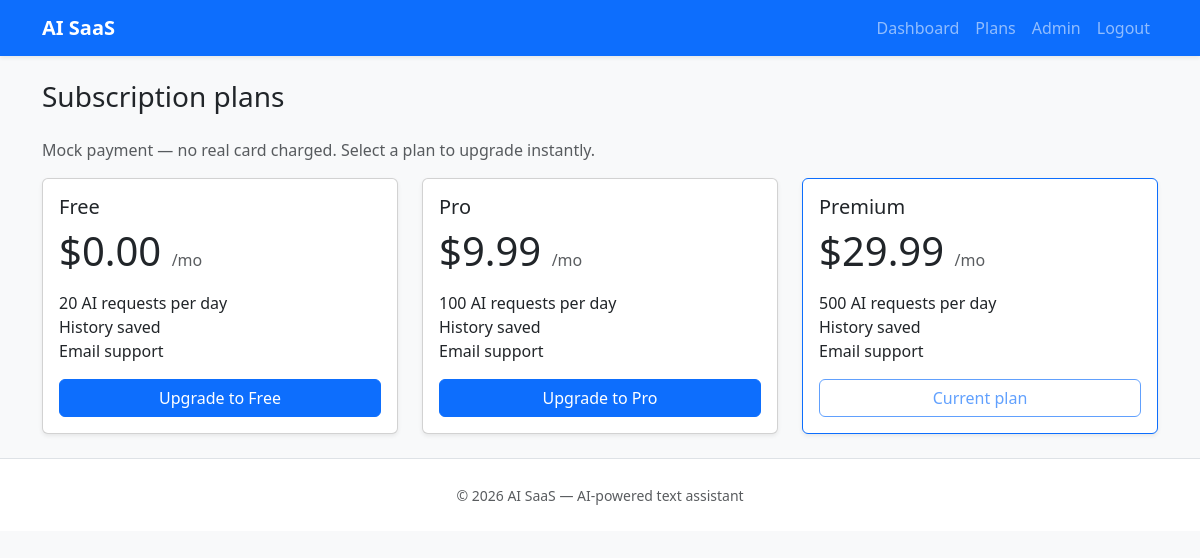
The page /upgrade.php (signed in) on the database its author committed.
### tables this page shows
CREATE TABLE subscriptions (
    id INT UNSIGNED AUTO_INCREMENT PRIMARY KEY,
    name VARCHAR(50) NOT NULL,
    daily_limit INT UNSIGNED NOT NULL COMMENT 'Max AI requests per calendar day',
    price DECIMAL(10, 2) NOT NULL DEFAULT 0.00 COMMENT 'Monthly price (mock billing)'
);

### config/db.php (called while the page is built, shortened)
<?php
function getDb(): PDO
{
    static $pdo = null;
    if ($pdo instanceof PDO) {
        return $pdo;
    }
    $host = env('DB_HOST', '127.0.0.1');
    $name = env('DB_NAME', 'ai_saas');
    $user = env('DB_USER', 'root');
    $pass = env('DB_PASS', '');
    $dsn = "mysql:host=$host;dbname=$name;charset=utf8mb4";
    $pdo = new PDO($dsn, $user, $pass, [
        PDO::ATTR_ERRMODE            => PDO::ERRMODE_EXCEPTION,
        PDO::ATTR_DEFAULT_FETCH_MODE => PDO::FETCH_ASSOC,
        PDO::ATTR_EMULATE_PREPARES   => false,
    ]);
    return $pdo;
}

### includes/auth.php (called while the page is built, shortened)
<?php
require_once dirname(__DIR__) . '/config/db.php';
function currentUser(): ?array
{
    static $user = null;
    if ($user !== null) {
        return $user;
    }
    $stmt = getDb()->prepare(
        'SELECT u.id, u.name, u.email, u.role, u.is_banned, u.subscription_id,
                s.name AS plan_name, s.daily_limit, s.price
         FROM users u
         JOIN subscriptions s ON s.id = u.subscription_id
         WHERE u.id = ?'
    );
    $stmt->execute([$_SESSION['user_id']]);
    $user = $stmt->fetch() ?: null;
    return $user;
}
function requireLogin(): array
{
    $user = currentUser();
    return $user;
}

### upgrade.php (the view, shortened to what this page needs)
<?php
require_once __DIR__ . '/includes/auth.php';
$user = requireLogin();
$plansStmt = getDb()->query('SELECT id, name, daily_limit, price FROM subscriptions ORDER BY price ASC');
$plans = $plansStmt->fetchAll();
require_once __DIR__ . '/includes/header.php';
?>
<h1 class="h3 mb-4">Subscription plans</h1>
<p class="text-muted">Mock payment — no real card charged. Select a plan to upgrade instantly.</p>
<div class="row g-4">
    <?php foreach ($plans as $plan): ?>
        <?php
        $isCurrent = (int) $plan['id'] === (int) $user['subscription_id'];
        $cardClass = $isCurrent ? 'border-primary' : '';
        ?>
        <div class="col-md-4">
            <div class="card shadow-sm h-100 <?= $cardClass ?>">
                <div class="card-body d-flex flex-column">
                    <h5 class="card-title"><?= htmlspecialchars($plan['name']) ?></h5>
                    <p class="display-6">
                        $<?= number_format((float) $plan['price'], 2) ?>
                        <span class="fs-6 text-muted">/mo</span>
                    </p>
                    <ul class="list-unstyled flex-grow-1">
                        <li><?= (int) $plan['daily_limit'] ?> AI requests per day</li>
                        <li>History saved</li>
                        <li>Email support</li>
                    </ul>
                    <?php if ($isCurrent): ?>
                        <span class="btn btn-outline-primary disabled">Current plan</span>
                    <?php else: ?>
                        <form method="post">
                            <button type="submit" class="btn btn-primary w-100">
                                Upgrade to <?= htmlspecialchars($plan['name']) ?>
                            </button>
                        </form>
                    <?php endif; ?>
                </div>
            </div>
        </div>
    <?php endforeach; ?>
</div>
<?php require_once __DIR__ . '/includes/footer.php'; ?>

### rows shown on the page
subscriptions: name "Free", price "0.00", daily_limit "20"
subscriptions: name "Pro", price "9.99", daily_limit "100"
subscriptions: name "Premium", price "29.99", daily_limit "500", shows "Current plan"
